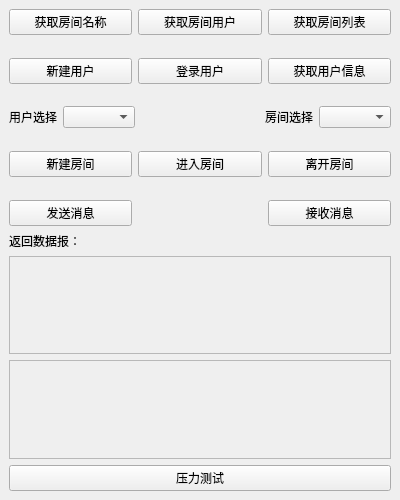
<?xml version="1.0" encoding="UTF-8"?>
<ui version="4.0">
 <class>MainWindow</class>
 <widget class="QMainWindow" name="MainWindow">
  <property name="geometry">
   <rect>
    <x>0</x>
    <y>0</y>
    <width>400</width>
    <height>500</height>
   </rect>
  </property>
  <property name="windowTitle">
   <string>MainWindow</string>
  </property>
  <widget class="QWidget" name="centralwidget">
   <layout class="QGridLayout" name="gridLayout">
    <item row="0" column="0">
     <layout class="QVBoxLayout" name="verticalLayout">
      <item>
       <layout class="QGridLayout" name="gridLayout_2">
        <item row="9" column="0">
         <widget class="QPushButton" name="sendButton">
          <property name="text">
           <string>发送消息</string>
          </property>
         </widget>
        </item>
        <item row="0" column="0">
         <widget class="QPushButton" name="roomNameButton">
          <property name="text">
           <string>获取房间名称</string>
          </property>
         </widget>
        </item>
        <item row="0" column="1">
         <widget class="QPushButton" name="roomUserButton">
          <property name="text">
           <string>获取房间用户</string>
          </property>
         </widget>
        </item>
        <item row="7" column="2">
         <widget class="QPushButton" name="leaveRoomButton">
          <property name="text">
           <string>离开房间</string>
          </property>
         </widget>
        </item>
        <item row="2" column="2">
         <widget class="QPushButton" name="userInfoButton">
          <property name="text">
           <string>获取用户信息</string>
          </property>
         </widget>
        </item>
        <item row="9" column="2">
         <widget class="QPushButton" name="retrieveButton">
          <property name="text">
           <string>接收消息</string>
          </property>
         </widget>
        </item>
        <item row="7" column="1">
         <widget class="QPushButton" name="enterRoomButton">
          <property name="text">
           <string>进入房间</string>
          </property>
         </widget>
        </item>
        <item row="8" column="0">
         <spacer name="verticalSpacer_3">
          <property name="orientation">
           <enum>Qt::Vertical</enum>
          </property>
          <property name="sizeHint" stdset="0">
           <size>
            <width>20</width>
            <height>40</height>
           </size>
          </property>
         </spacer>
        </item>
        <item row="2" column="0">
         <widget class="QPushButton" name="createUserButton">
          <property name="text">
           <string>新建用户</string>
          </property>
         </widget>
        </item>
        <item row="2" column="1">
         <widget class="QPushButton" name="loginButton">
          <property name="text">
           <string>登录用户</string>
          </property>
         </widget>
        </item>
        <item row="6" column="0">
         <spacer name="verticalSpacer_4">
          <property name="orientation">
           <enum>Qt::Vertical</enum>
          </property>
          <property name="sizeHint" stdset="0">
           <size>
            <width>20</width>
            <height>40</height>
           </size>
          </property>
         </spacer>
        </item>
        <item row="0" column="2">
         <widget class="QPushButton" name="roomListButton">
          <property name="text">
           <string>获取房间列表</string>
          </property>
         </widget>
        </item>
        <item row="7" column="0">
         <widget class="QPushButton" name="createRoomButton">
          <property name="text">
           <string>新建房间</string>
          </property>
         </widget>
        </item>
        <item row="4" column="0">
         <spacer name="verticalSpacer_2">
          <property name="orientation">
           <enum>Qt::Vertical</enum>
          </property>
          <property name="sizeHint" stdset="0">
           <size>
            <width>20</width>
            <height>40</height>
           </size>
          </property>
         </spacer>
        </item>
        <item row="1" column="0">
         <spacer name="verticalSpacer">
          <property name="orientation">
           <enum>Qt::Vertical</enum>
          </property>
          <property name="sizeHint" stdset="0">
           <size>
            <width>20</width>
            <height>40</height>
           </size>
          </property>
         </spacer>
        </item>
        <item row="5" column="0" colspan="3">
         <layout class="QHBoxLayout" name="horizontalLayout">
          <item>
           <widget class="QLabel" name="label">
            <property name="text">
             <string>用户选择</string>
            </property>
           </widget>
          </item>
          <item>
           <widget class="QComboBox" name="userComboBox"/>
          </item>
          <item>
           <spacer name="horizontalSpacer">
            <property name="orientation">
             <enum>Qt::Horizontal</enum>
            </property>
            <property name="sizeHint" stdset="0">
             <size>
              <width>40</width>
              <height>20</height>
             </size>
            </property>
           </spacer>
          </item>
          <item>
           <widget class="QLabel" name="label_3">
            <property name="text">
             <string>房间选择</string>
            </property>
           </widget>
          </item>
          <item>
           <widget class="QComboBox" name="roomComboBox"/>
          </item>
         </layout>
        </item>
       </layout>
      </item>
      <item>
       <widget class="QLabel" name="label_2">
        <property name="text">
         <string>返回数据报：</string>
        </property>
       </widget>
      </item>
      <item>
       <widget class="QTextEdit" name="responseTextEdit">
        <property name="enabled">
         <bool>false</bool>
        </property>
       </widget>
      </item>
      <item>
       <widget class="QTextEdit" name="stateTextEdit">
        <property name="enabled">
         <bool>false</bool>
        </property>
       </widget>
      </item>
      <item>
       <widget class="QPushButton" name="pushButton">
        <property name="text">
         <string>压力测试</string>
        </property>
       </widget>
      </item>
     </layout>
    </item>
   </layout>
  </widget>
 </widget>
 <resources/>
 <connections/>
</ui>
